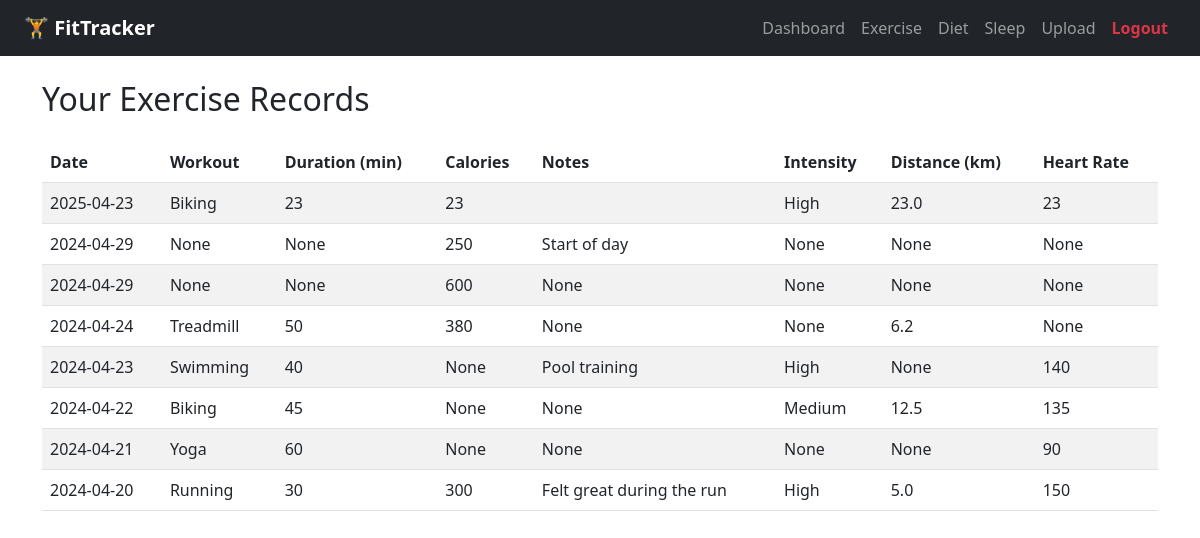
The page /records/exercise (signed in) on the database its author committed.
### app/models.py (models this page shows)
class ExerciseEntry(db.Model):
    id = db.Column(db.Integer, primary_key=True)
    user_id = db.Column(db.Integer, db.ForeignKey('user.id'))
    workout_type = db.Column(db.String(100))
    intensity = db.Column(db.String(50))
    duration = db.Column(db.Integer)
    distance = db.Column(db.Float)
    calories = db.Column(db.Integer)
    heart_rate = db.Column(db.Integer)
    date = db.Column(db.String(20))
    notes = db.Column(db.Text)

### app/routes.py (the view)
@main.route("/records/exercise")
def exercise_records():
    if "user_id" not in session:
        return redirect(url_for("main.login"))
    user_id = session["user_id"]
    records = ExerciseEntry.query.filter_by(user_id=user_id).order_by(ExerciseEntry.date.desc()).all()
    return render_template("exercise_records.html", records=records)

### app/templates/exercise_records.html (shortened to what this page needs)
{% extends "base.html" %}
{% block content %}
<h2 class="mb-4">Your Exercise Records</h2>
<table class="table table-striped">
  <thead>
    <tr>
      <th>Date</th>
      <th>Workout</th>
      <th>Duration (min)</th>
      <th>Calories</th>
      <th>Notes</th>
      <th>Intensity</th>
      <th>Distance (km)</th>
      <th>Heart Rate</th>
    </tr>
  </thead>
  <tbody>
    {% for entry in records %}
    <tr>
      <td>{{ entry.date }}</td>
      <td>{{ entry.workout_type }}</td>
      <td>{{ entry.duration }}</td>
      <td>{{ entry.calories }}</td>
      <td>{{ entry.notes }}</td>
      <td>{{ entry.intensity }}</td>
      <td>{{ entry.distance }}</td>
      <td>{{ entry.heart_rate }}</td>
    </tr>
    {% endfor %}
  </tbody>
</table>
{% endblock %}

### app/templates/base.html (shortened to what this page needs)
<!DOCTYPE html>
<html lang="en">
<head>
    <link href="https://cdn.jsdelivr.net/npm/bootstrap@5.3.0/dist/css/bootstrap.min.css" rel="stylesheet">
</head>
<body>
    <nav class="navbar navbar-expand-lg navbar-dark bg-dark px-4">
        <a class="navbar-brand fw-bold" href="{{ url_for('main.index') }}">🏋️ FitTracker</a>
        {% if session.get("user_id") %}
        <div class="collapse navbar-collapse" id="navbarContent">
          <ul class="navbar-nav ms-auto mb-2 mb-lg-0">
            <li class="nav-item">
              <a class="nav-link" href="{{ url_for('main.dashboard') }}">Dashboard</a>
            </li>
            <li class="nav-item">
              <a class="nav-link" href="{{ url_for('main.exercise_records') }}">Exercise</a>
            </li>
            <li class="nav-item">
              <a class="nav-link" href="{{ url_for('main.diet_records') }}">Diet</a>
            </li>
            <li class="nav-item">
              <a class="nav-link" href="{{ url_for('main.sleep_records') }}">Sleep</a>
            </li>
            <li class="nav-item">
              <a class="nav-link" href="{{ url_for('main.upload') }}">Upload</a>
            </li>
            <li class="nav-item">
              <a class="nav-link text-danger fw-bold" href="{{ url_for('main.logout') }}">Logout</a>
            </li>
          </ul>
        </div>
        {% endif %}
      </nav>
    <div class="container mt-4">
        {% block content %}{% endblock %}
    </div>
</body>
</html>

### rows shown on the page
ExerciseEntry: date "2025-04-23", workout_type "Biking", duration "23", calories "23", intensity "High", distance "23.0", heart_rate "23"
ExerciseEntry: date "2024-04-29", workout_type "None", duration "None", calories "250", notes "Start of day", intensity "None", distance "None", heart_rate "None"
ExerciseEntry: date "2024-04-29", workout_type "None", duration "None", calories "600", notes "None", intensity "None", distance "None", heart_rate "None"
ExerciseEntry: date "2024-04-24", workout_type "Treadmill", duration "50", calories "380", notes "None", intensity "None", distance "6.2", heart_rate "None"
ExerciseEntry: date "2024-04-23", workout_type "Swimming", duration "40", calories "None", notes "Pool training", intensity "High", distance "None", heart_rate "140"
ExerciseEntry: date "2024-04-22", workout_type "Biking", duration "45", calories "None", notes "None", intensity "Medium", distance "12.5", heart_rate "135"
ExerciseEntry: date "2024-04-21", workout_type "Yoga", duration "60", calories "None", notes "None", intensity "None", distance "None", heart_rate "90"
ExerciseEntry: date "2024-04-20", workout_type "Running", duration "30", calories "300", notes "Felt great during the run", intensity "High", distance "5.0", heart_rate "150"
